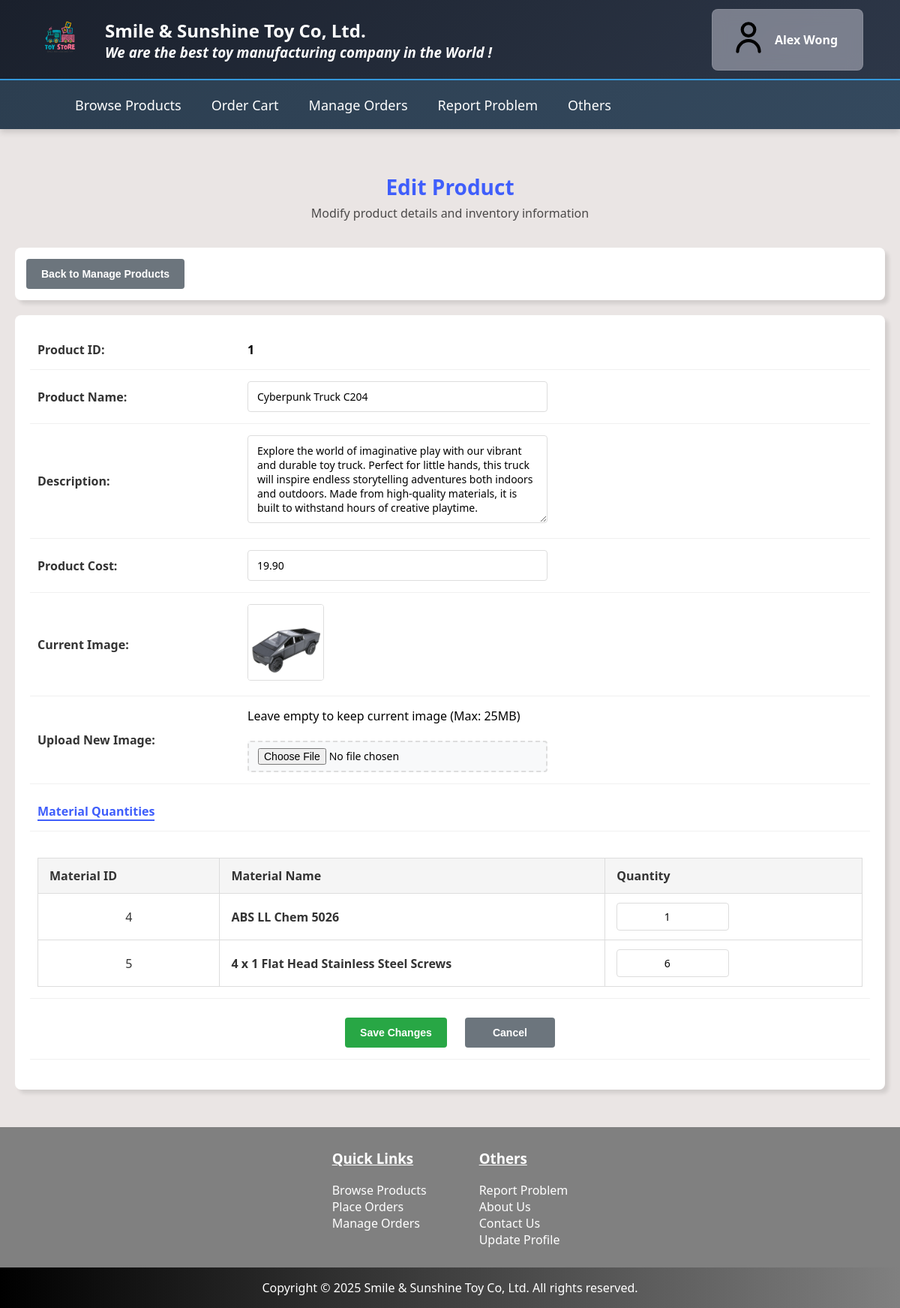
Screenshot of /staff/product/edit-product.php?pid=1 (signed in) with the database file from the repository.
### tables this page shows
CREATE TABLE `product` (
  `pid` int(11) NOT NULL AUTO_INCREMENT,
  `pname` varchar(255) NOT NULL,
  `pdesc` text DEFAULT NULL,
  `pimage` varchar(255) DEFAULT NULL,
  `pcost` decimal(12,2) NOT NULL,
  `pqty` int(11) DEFAULT NULL,
  `pavail` tinyint(1) NOT NULL DEFAULT 1,
  PRIMARY KEY (`pid`)
);

CREATE TABLE `prodmat` (
  `pid` int(11) NOT NULL,
  `mid` int(11) NOT NULL,
  `pmqty` int(11) DEFAULT NULL,
  PRIMARY KEY (`pid`,`mid`),
  KEY `mid_fk_idx` (`mid`),
  CONSTRAINT `mid_fk` FOREIGN KEY (`mid`) REFERENCES `material` (`mid`),
  CONSTRAINT `pid_fk` FOREIGN KEY (`pid`) REFERENCES `product` (`pid`)
);

CREATE TABLE `material` (
  `mid` int(11) NOT NULL AUTO_INCREMENT,
  `mname` varchar(255) NOT NULL,
  `mqty` int(11) NOT NULL,
  `mrqty` int(11) NOT NULL,
  `munit` varchar(20) NOT NULL,
  `mreorderqty` int(11) NOT NULL,
  `mimage` varchar(255) DEFAULT NULL,
  `mavail` tinyint(1) NOT NULL DEFAULT 1,
  PRIMARY KEY (`mid`)
);

### staff/product/edit-product.php (the view, shortened to what this page needs)
<?php
require_once __DIR__ . "/../../config/database.php";
$product = null;
$errorMessage = "";
if (isset($_GET["pid"])) {
    $productId = $_GET["pid"];
    $stmt = $conn->prepare("SELECT * FROM product WHERE pid = ?");
    if ($stmt) {
        $stmt->bind_param("i", $productId);
        $stmt->execute();
        $result = $stmt->get_result();
        if ($result->num_rows > 0) {
            $product = $result->fetch_assoc();
        } else {
            $errorMessage = "Product not found.";
        }
    } else {
        $errorMessage = "Error in loading the product: " . $conn->error;
    }
    $stmt = $conn->prepare("SELECT m.mid, m.mname, pm.pmqty
                            FROM material m, prodmat pm
                            WHERE m.mid = pm.mid AND pm.pid = ?");
    $stmt->bind_param("i", $productId);
    $stmt->execute();
    $materials = $stmt->get_result()->fetch_all(MYSQLI_ASSOC);
} else {
    $errorMessage = "No product ID specified.";
}
?>
<!DOCTYPE html>
<html lang="en">
    <head>
        <?php require_once __DIR__ . "/../../includes/head-setting.php"; ?>
        <link rel="stylesheet" href="styles/style-items.css">
    </head>
    <body>
        <div id="main-page">
            <?php require_once __DIR__ . "/../../includes/header.php"; ?>
            <div id="main-section">
                <div id="items-container">
                    <div id="items-header">
                        <h2>Edit Product</h2>
                        <p>Modify product details and inventory information</p>
                    </div>
                    <div id="items-controls">
                        <div id="control-actions">
                            <button type="button" id="back-btn" onclick="window.location.href='staff/product/manage-products.php'">Back to Manage Products</button>
                        </div>
                    </div>
                    <div id="items-section">
                        <?php if ($product): ?>
                            <form method="POST"
                                action="<?php echo $_SERVER["PHP_SELF"] . '?pid=' . urlencode($productId); ?>"
                                enctype="multipart/form-data">
                                <div id="add-item-form">
                                    <table id="add-item">
                                        <tr>
                                            <td><label for="product-id">Product ID:</label></td>
                                            <td>
                                                <strong><?php echo $product["pid"]; ?></strong>
                                            </td>
                                        </tr>
                                        <tr>
                                            <td><label for="product-name">Product Name:</label></td>
                                            <td><input type="text" name="product-name" value="<?php echo $product["pname"]; ?>" required></td>
                                        </tr>
                                        <tr>
                                            <td><label for="product-description">Description:</label></td>
                                            <td><textarea name="product-description" rows="5" required><?php echo $product["pdesc"]; ?></textarea></td>
                                        </tr>
                                        <tr>
                                            <td><label for="product-cost">Product Cost:</label></td>
                                            <td><input type="number" name="product-cost" min="0" step="0.01" value="<?php echo $product["pcost"]; ?>" required></td>
                                        </tr>
                                        <tr>
                                            <td><label for="current-image">Current Image:</label></td>
                                            <td>
                                                <?php if ($product && !empty($product["pimage"]) && file_exists(__DIR__ . "/../../img/product/" . $product["pimage"])): ?>
                                                    <img class="item-image" src="img/product/<?php echo $product["pimage"]; ?>">
                                                <?php else: ?>
                                                    <span>No image available</span>
                                                <?php endif; ?>
                                            </td>
                                        </tr>
                                        <tr>
                                            <td><label for="product-image">Upload New Image:</label></td>
                                            <td>
                                                <label>Leave empty to keep current image (Max: 25MB)</label><br><br>
                                                <input type="file" name="product-image" accept=".jpg,.jpeg,.png,.gif">
                                            </td>
                                        </tr>
                                        <tr>
                                            <td colspan="2"><strong id="material-header">Material Quantities</strong></td>
                                        </tr>
                                        <tr>
                                            <td colspan="2">
                                                <table id="material-table">
                                                    <thead>
                                                        <tr>
                                                            <th>Material ID</th>
                                                            <th>Material Name</th>
                                                            <th>Quantity</th>
                                                        </tr>
                                                    </thead>
                                                    <tbody>
                                                        <?php foreach ($materials as $material): ?>
                                                            <tr>
                                                                <td><?php echo $material["mid"]; ?></td>
                                                                <td><?php echo $material["mname"]; ?></td>
                                                                <td>
                                                                    <input type="number" name="materials[<?php echo $material['mid']; ?>]" min="0"
                                                                        value="<?php echo $material["pmqty"]; ?>">
                                                                </td>
                                                            </tr>
                                                        <?php endforeach; ?>
                                                    </tbody>
                                                </table>
                                            </td>
                                        </tr>
                                        <tr>
                                            <td colspan="2" id="button-row">
                                                <input id="btn-submit" type="submit" value="Save Changes">
                                                <input id="btn-reset" type="button" value="Cancel" onclick="window.location.href='staff/product/manage-products.php'">
                                            </td>
                                        </tr>
                                    </table>
                                </div>
                            </form>
                        <?php else: ?>
                            <p>Product details could not be loaded. <?php echo $errorMessage; ?></p>
                            <p><a onclick="window.location.href='staff/product/manage-products.php'">Back to Manage Products</a></p>
                        <?php endif; ?>
                    </div>
                </div>
            </div>
            <?php require_once __DIR__ . "/../../includes/footer.php"; ?>
        </div>
    </body>
</html>

### styles/style-general.css (style rules this page uses)
html { scroll-behavior: smooth; }
body { margin: 0px; padding: 0px; background: rgba(214, 204, 202, 0.5); font-family: 'Segoe UI', Roboto, 'Helvetica Neue', Arial, sans-serif; }
#main-section { min-height: 100vh; }

### styles/style-items.css (style rules this page uses)
#items-container { margin: auto; padding: 20px; max-width: 1400px; }
#items-header { margin-bottom: 20px; padding: 15px; text-align: center; }
#items-header h2 { margin-bottom: 5px; font-size: 28px; color: #3F5EFB; }
#items-header p { margin: 0px; font-size: 16px; color: #4b4949; }
#items-controls { margin-bottom: 20px; padding: 15px; border-radius: 8px; background: white; box-shadow: 5px 5px 5px #0000001a; }
#control-actions { display: flex; align-items: center; }
#items-section { margin-bottom: 30px; }
.item-image { width: 100px; height: 100px; border-radius: 4px; border: 1px solid #ddd; object-fit: cover; }
#add-item-form { width: calc(100% - 40px); margin: 0px auto; padding: 20px; border-radius: 8px; background: white; box-shadow: 5px 5px 5px #0000001a; }
#back-btn { padding: 12px 20px; border: none; border-radius: 4px; background: #6c757d; color: white; font-size: 14px; font-weight: bold; cursor: pointer; transition: all 0.3s; }
#add-item { width: 100%; margin-bottom: 20px; border-collapse: collapse; }
#add-item td { padding: 15px 10px; border-bottom: 1px solid #f0f0f0; }
#button-row { padding: 20px 0; text-align: center; }
#add-item td:first-child { width: 25%; min-width: 150px; font-weight: bold; color: #333; }
#add-item td:last-child { width: 75%; }
#add-item input[type="text"], #add-item input[type="number"], #add-item input[type="tel"], #add-item input[type="email"], #add-item input[type="password"], #add-item textarea, #add-item input[type="file"] { width: 100%; max-width: 400px; padding: 10px 12px; border: 1px solid #ddd; border-radius: 4px; font-size: 14px; font-family: inherit; transition: all 0.3s; box-sizing: border-box; }
#add-item textarea { min-height: 80px; }
#add-item input[type="file"] { padding: 8px 12px; background: #f8f9fa; border: 2px dashed #ddd; }
#add-item td[colspan="2"] { padding-top: 25px; padding-bottom: 15px; font-size: 16px; }
#material-header { color: #3F5EFB; border-bottom: 2px solid #3F5EFB; }
#material-table { width: 100%; margin-top: 10px; border-collapse: collapse; }
#material-table th { padding: 12px 15px; border: 1px solid #ddd; background-color: #f5f5f5; color: #333; font-weight: bold; text-align: left; }
#material-table td { padding: 12px 15px; border: 1px solid #ddd; }
#material-table td:first-child { font-weight: normal; }
#material-table td:nth-child(1) { width: 10%; text-align: center; }
#material-table td:nth-child(2) { width: 30%; }
#material-table td:nth-child(3) { width: 20%; }
#material-table input[type="number"] { width: 150px; padding: 8px 10px; border: 1px solid #ddd; border-radius: 4px; font-size: 14px; text-align: center; }
#btn-submit, #btn-reset { min-width: 120px; margin: 0px 10px; padding: 12px 20px; border: none; border-radius: 4px; font-size: 14px; font-weight: bold; cursor: pointer; transition: all 0.3s; }
#btn-submit { background: #28a745; color: white; }
#btn-reset { background: #6c757d; color: white; }

### rows the page displays
product: pid "1", product-name "Cyberpunk Truck C204", product-description "Explore the world of imaginative play with our vibrant and durable toy truck. Perfect for little hands, this truck will inspire endless storytelling adventures both indoors and outdoors. Made from high-quality materials, it is built to withstand hours of creative playtime.", product-cost "19.90", pimage (picture)
prodmat: mid.mid "4", mid.mname "ABS LL Chem 5026", pmqty "1"
prodmat: mid.mid "5", mid.mname "4 x 1 Flat Head Stainless Steel Screws", pmqty "6"

### other values shown
$_SESSION["userinfo"]["username"] "Alex Wong"
